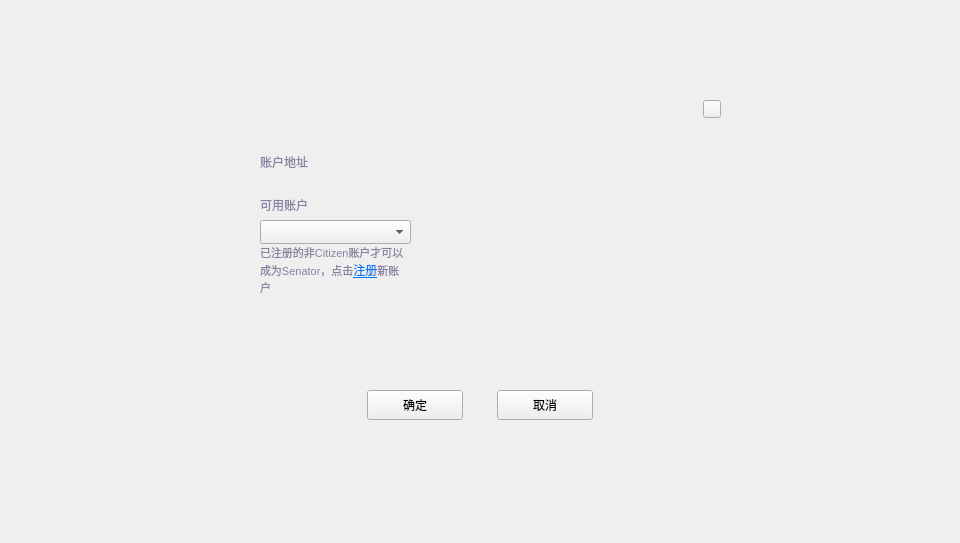
<?xml version="1.0" encoding="UTF-8"?>
<ui version="4.0">
 <class>CreateSenatorDialog</class>
 <widget class="QDialog" name="CreateSenatorDialog">
  <property name="geometry">
   <rect>
    <x>0</x>
    <y>0</y>
    <width>960</width>
    <height>543</height>
   </rect>
  </property>
  <property name="windowTitle">
   <string>Dialog</string>
  </property>
  <widget class="QWidget" name="widget" native="true">
   <property name="geometry">
    <rect>
     <x>0</x>
     <y>0</y>
     <width>960</width>
     <height>543</height>
    </rect>
   </property>
   <property name="font">
    <font>
     <family>微软雅黑</family>
    </font>
   </property>
   <widget class="QWidget" name="containerWidget" native="true">
    <property name="geometry">
     <rect>
      <x>230</x>
      <y>91</y>
      <width>500</width>
      <height>360</height>
     </rect>
    </property>
    <property name="font">
     <font>
      <family>微软雅黑</family>
     </font>
    </property>
    <widget class="QToolButton" name="closeBtn">
     <property name="geometry">
      <rect>
       <x>473</x>
       <y>9</y>
       <width>18</width>
       <height>18</height>
      </rect>
     </property>
     <property name="cursor">
      <cursorShape>PointingHandCursor</cursorShape>
     </property>
     <property name="focusPolicy">
      <enum>Qt::NoFocus</enum>
     </property>
     <property name="styleSheet">
      <string notr="true"/>
     </property>
     <property name="text">
      <string/>
     </property>
    </widget>
    <widget class="QStackedWidget" name="stackedWidget">
     <property name="geometry">
      <rect>
       <x>0</x>
       <y>39</y>
       <width>500</width>
       <height>321</height>
      </rect>
     </property>
     <property name="font">
      <font>
       <family>微软雅黑</family>
      </font>
     </property>
     <property name="currentIndex">
      <number>0</number>
     </property>
     <widget class="QWidget" name="page">
      <widget class="QToolButton" name="okBtn">
       <property name="geometry">
        <rect>
         <x>137</x>
         <y>260</y>
         <width>96</width>
         <height>30</height>
        </rect>
       </property>
       <property name="font">
        <font>
         <family>微软雅黑</family>
        </font>
       </property>
       <property name="cursor">
        <cursorShape>PointingHandCursor</cursorShape>
       </property>
       <property name="focusPolicy">
        <enum>Qt::NoFocus</enum>
       </property>
       <property name="styleSheet">
        <string notr="true"/>
       </property>
       <property name="text">
        <string>确定</string>
       </property>
      </widget>
      <widget class="QToolButton" name="cancelBtn">
       <property name="geometry">
        <rect>
         <x>267</x>
         <y>260</y>
         <width>96</width>
         <height>30</height>
        </rect>
       </property>
       <property name="font">
        <font>
         <family>微软雅黑</family>
        </font>
       </property>
       <property name="cursor">
        <cursorShape>PointingHandCursor</cursorShape>
       </property>
       <property name="focusPolicy">
        <enum>Qt::NoFocus</enum>
       </property>
       <property name="styleSheet">
        <string notr="true"/>
       </property>
       <property name="text">
        <string>取消</string>
       </property>
      </widget>
      <widget class="QLabel" name="label_2">
       <property name="geometry">
        <rect>
         <x>30</x>
         <y>60</y>
         <width>150</width>
         <height>30</height>
        </rect>
       </property>
       <property name="styleSheet">
        <string notr="true">font: 10px &quot;微软雅黑&quot;;
color:rgb(137,129,161);</string>
       </property>
       <property name="text">
        <string>可用账户</string>
       </property>
       <property name="alignment">
        <set>Qt::AlignLeading|Qt::AlignLeft|Qt::AlignVCenter</set>
       </property>
       <property name="wordWrap">
        <bool>true</bool>
       </property>
      </widget>
      <widget class="QComboBox" name="accountComboBox">
       <property name="geometry">
        <rect>
         <x>30</x>
         <y>90</y>
         <width>151</width>
         <height>24</height>
        </rect>
       </property>
       <property name="font">
        <font>
         <family>微软雅黑</family>
         <weight>50</weight>
         <bold>false</bold>
        </font>
       </property>
       <property name="focusPolicy">
        <enum>Qt::NoFocus</enum>
       </property>
       <property name="styleSheet">
        <string notr="true"/>
       </property>
      </widget>
      <widget class="QLabel" name="addressLabel">
       <property name="geometry">
        <rect>
         <x>120</x>
         <y>20</y>
         <width>300</width>
         <height>24</height>
        </rect>
       </property>
       <property name="font">
        <font>
         <family>微软雅黑</family>
         <underline>false</underline>
        </font>
       </property>
       <property name="styleSheet">
        <string notr="true">color: rgb(192, 196, 212);</string>
       </property>
       <property name="text">
        <string/>
       </property>
       <property name="scaledContents">
        <bool>true</bool>
       </property>
       <property name="textInteractionFlags">
        <set>Qt::TextSelectableByMouse</set>
       </property>
      </widget>
      <widget class="QLabel" name="label_3">
       <property name="geometry">
        <rect>
         <x>30</x>
         <y>20</y>
         <width>90</width>
         <height>24</height>
        </rect>
       </property>
       <property name="styleSheet">
        <string notr="true">font: 10px &quot;微软雅黑&quot;;
color:rgb(137,129,161);</string>
       </property>
       <property name="text">
        <string>账户地址</string>
       </property>
       <property name="alignment">
        <set>Qt::AlignLeading|Qt::AlignLeft|Qt::AlignVCenter</set>
       </property>
       <property name="wordWrap">
        <bool>true</bool>
       </property>
      </widget>
      <widget class="QStackedWidget" name="stackedWidget_fee">
       <property name="geometry">
        <rect>
         <x>250</x>
         <y>60</y>
         <width>221</width>
         <height>151</height>
        </rect>
       </property>
      </widget>
      <widget class="QLabel" name="registerLabel">
       <property name="geometry">
        <rect>
         <x>30</x>
         <y>110</y>
         <width>150</width>
         <height>60</height>
        </rect>
       </property>
       <property name="styleSheet">
        <string notr="true">font: 10px &quot;微软雅黑&quot;;
color:rgb(137,129,161);</string>
       </property>
       <property name="text">
        <string>&lt;html&gt;&lt;head/&gt;&lt;body&gt;&lt;p&gt;&lt;span style=&quot; font-size:8pt;&quot;&gt;已注册的非Citizen账户才可以成为Senator，点击&lt;/span&gt;&lt;a href=&quot;showRegisterDialog&quot;&gt;&lt;span style=&quot; text-decoration: underline; color:#007af4;&quot;&gt;注册&lt;/span&gt;&lt;/a&gt;&lt;span style=&quot; font-size:8pt;&quot;&gt;新账户&lt;/span&gt;&lt;/p&gt;&lt;/body&gt;&lt;/html&gt;</string>
       </property>
       <property name="alignment">
        <set>Qt::AlignLeading|Qt::AlignLeft|Qt::AlignVCenter</set>
       </property>
       <property name="wordWrap">
        <bool>true</bool>
       </property>
      </widget>
     </widget>
    </widget>
   </widget>
  </widget>
 </widget>
 <resources/>
 <connections/>
</ui>
